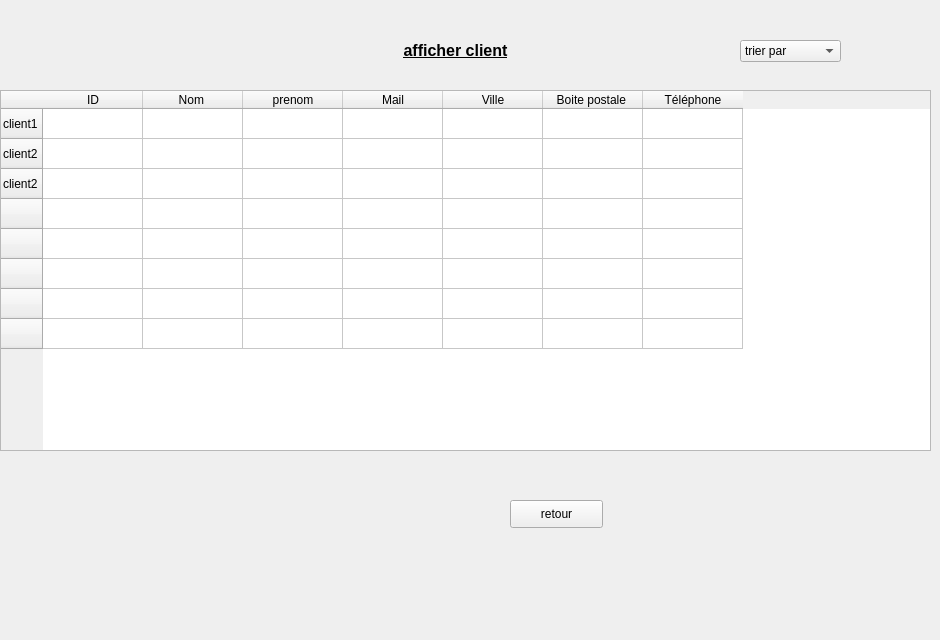
      <widget class="QWidget" name="tab_3">
       <attribute name="title">
        <string>Afficher</string>
       </attribute>
       <widget class="QLabel" name="label_13">
        <property name="geometry">
         <rect>
          <x>0</x>
          <y>0</y>
          <width>921</width>
          <height>631</height>
         </rect>
        </property>
        <property name="text">
         <string/>
        </property>
        <property name="pixmap">
         <pixmap>../../Desktop/images qt/fond.jpg</pixmap>
        </property>
        <property name="scaledContents">
         <bool>true</bool>
        </property>
       </widget>
       <widget class="QLabel" name="label_16">
        <property name="geometry">
         <rect>
          <x>0</x>
          <y>30</y>
          <width>911</width>
          <height>41</height>
         </rect>
        </property>
        <property name="text">
         <string>&lt;html&gt;&lt;head/&gt;&lt;body&gt;&lt;p align=&quot;center&quot;&gt;&lt;span style=&quot; font-size:12pt; font-weight:600; text-decoration: underline;&quot;&gt;afficher client&lt;/span&gt;&lt;/p&gt;&lt;/body&gt;&lt;/html&gt;</string>
        </property>
       </widget>
       <widget class="QPushButton" name="retour_4">
        <property name="geometry">
         <rect>
          <x>510</x>
          <y>500</y>
          <width>93</width>
          <height>28</height>
         </rect>
        </property>
        <property name="text">
         <string>retour</string>
        </property>
       </widget>
       <widget class="QTableWidget" name="tableWidget_2">
        <property name="geometry">
         <rect>
          <x>0</x>
          <y>90</y>
          <width>931</width>
          <height>361</height>
         </rect>
        </property>
        <row>
         <property name="text">
          <string>client1</string>
         </property>
        </row>
        <row>
         <property name="text">
          <string>client2</string>
         </property>
        </row>
        <row>
         <property name="text">
          <string>client2</string>
         </property>
        </row>
        <row>
         <property name="text">
          <string/>
         </property>
        </row>
        <row>
         <property name="text">
          <string/>
         </property>
        </row>
        <row>
         <property name="text">
          <string/>
         </property>
        </row>
        <row>
         <property name="text">
          <string/>
         </property>
        </row>
        <row>
         <property name="text">
          <string/>
         </property>
        </row>
        <column>
         <property name="text">
          <string>ID</string>
         </property>
        </column>
        <column>
         <property name="text">
          <string>Nom </string>
         </property>
        </column>
        <column>
         <property name="text">
          <string>prenom</string>
         </property>
        </column>
        <column>
         <property name="text">
          <string>Mail</string>
         </property>
        </column>
        <column>
         <property name="text">
          <string>Ville</string>
         </property>
        </column>
        <column>
         <property name="text">
          <string>Boite postale </string>
         </property>
        </column>
        <column>
         <property name="text">
          <string>Téléphone</string>
         </property>
        </column>
       </widget>
       <widget class="QComboBox" name="comboBox">
        <property name="geometry">
         <rect>
          <x>740</x>
          <y>40</y>
          <width>101</width>
          <height>22</height>
         </rect>
        </property>
        <item>
         <property name="text">
          <string>trier par</string>
         </property>
        </item>
       </widget>
      </widget>
